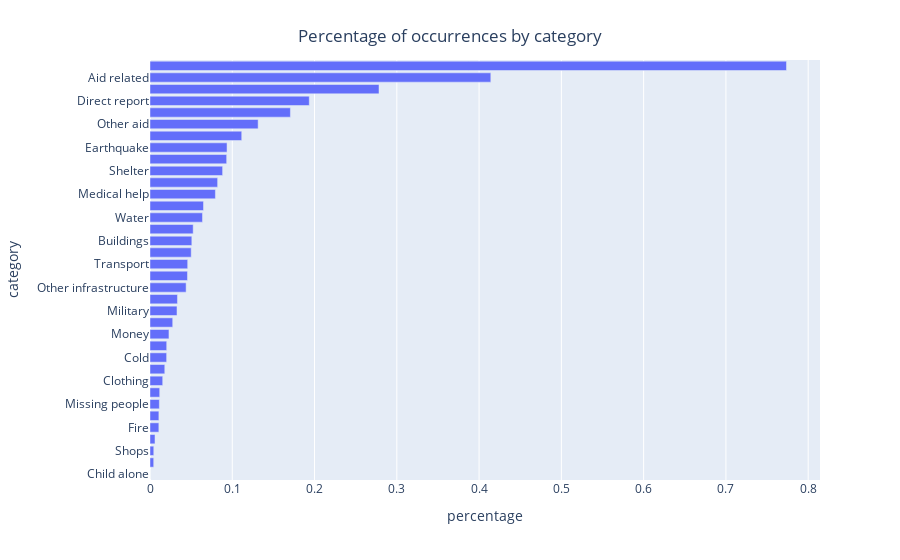

Notebook code for this chart:
### Markdown cell above
## Chart 1: Percentage of occurrences by category

### Code cell
fig = create_percentage_occurency_per_category_chart(df)
fig.show()

### Figure 1 — Plotly figure (JSON) as saved in the notebook; plotly's stock layout.template omitted (floating-point values rounded to 4 significant figures)
{"data": [{"alignmentgroup": "True", "hovertemplate": "percentage=%{x}<br>category=%{y}<extra></extra>", "legendgroup": "", "marker": {"color": "#636efa", "pattern": {"shape": ""}}, "name": "", "offsetgroup": "", "orientation": "h", "showlegend": false, "textposition": "auto", "type": "bar", "x": [0, 0.004501, 0.004577, 0.006065, 0.01076, 0.01079, 0.01137, 0.01179, 0.01545, 0.01797, 0.02022, 0.02029, 0.02304, 0.02762, 0.0328, 0.03338, 0.0439, 0.04554, 0.04581, 0.05008, 0.05085, 0.05249, 0.06378, 0.06504, 0.07949, 0.0822, 0.08827, 0.09319, 0.09365, 0.1115, 0.1314, 0.1707, 0.1936, 0.2783, 0.4143, 0.7736], "xaxis": "x", "y": ["Child alone", "Offer", "Shops", "Tools", "Fire", "Hospitals", "Missing people", "Aid centers", "Clothing", "Security", "Cold", "Electricity", "Money", "Search and rescue", "Military", "Refugees", "Other infrastructure", "Death", "Transport", "Medical products", "Buildings", "Other weather", "Water", "Infrastructure related", "Medical help", "Floods", "Shelter", "Storm", "Earthquake", "Food", "Other aid", "Request", "Direct report", "Weather related", "Aid related", "Related"], "yaxis": "y"}], "layout": {"barmode": "relative", "legend": {"tracegroupgap": 0}, "margin": {"t": 60}, "title": {"text": "Percentage of occurrences by category", "x": 0.5, "xanchor": "center", "yanchor": "top"}, "xaxis": {"anchor": "y", "domain": [0, 1], "title": {"text": "percentage"}}, "yaxis": {"anchor": "x", "domain": [0, 1], "title": {"text": "category"}}}}
